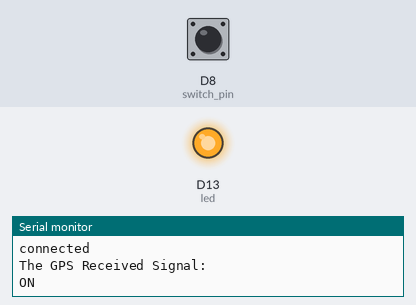
Bench run of a sketch on a simulated Arduino MKR. On the bench: output pins drawn as LEDs (lit = HIGH), the last lines printed to the serial monitor. The test bench sets the inputs (shaded band); at power-on: D8 (switch_pin) HIGH. WiFi joins after 1.5 s; servers stay silent unless stated.

Above: at 2.9 s.
3.0 s: D8 (switch_pin) pulled LOW for 1.3 s
At 4.5 s:
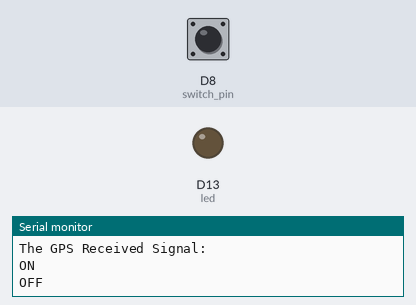
8.2 s: D8 (switch_pin) pulled LOW for 3.2 s
At 12.1 s:
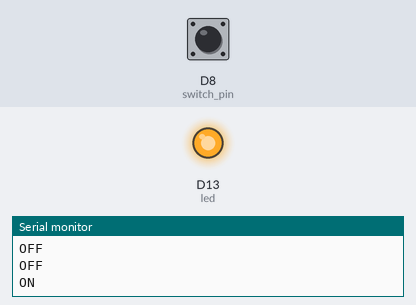
Timing chart, 0 to 13.6 s (numbered marks = the images above; inputs shaded):
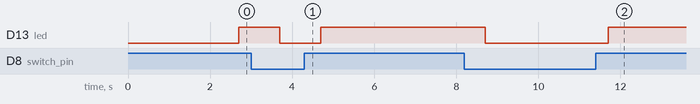

The sketch:

BMEG_357_Data_Tracking_System.ino
```cpp
#include <SPI.h>
#include <WiFiNINA.h>
#include <SoftwareSerial.h>

SoftwareSerial ss(3, 4); //rx,tx

// rocker switch right slot (gold) is VCC; middle slot is PIN 8; left slot is GND
// LED short leg to GND; long leg to PIN 13
int switch_pin = 8;
int led = 13;

char ssid[] = "TELUS965C";          //  your network SSID (name)
char pass[] = "6048732315";         //  your network password

int status = WL_IDLE_STATUS;
IPAddress server(74, 125, 115, 105); // Google

// Initialize the client library
WiFiClient client;

void setup() {
  Serial.begin(9600);
    Serial.println("Attempting to connect to WPA network...");
    Serial.print("SSID: ");
    Serial.println(ssid);

    status = WiFi.begin(ssid, pass);
    if ( status != WL_CONNECTED) {
      Serial.println("Couldn't get a wifi connection");
      // don't do anything else:
      while(true);
    }
    else {
      Serial.println("Connected to wifi");
      Serial.println("\nStarting connection...");
      // if you get a connection, report back via serial:
      if (client.connect(server, 80)) {
        Serial.println("connected");
        // Make a HTTP request:
        client.println("GET /search?q=arduino HTTP/1.0");
        client.println();
      }
    }
  Serial.println("The GPS Received Signal:");
  ss.begin(9600); // connect gps sensor
  pinMode(switch_pin, INPUT_PULLUP);
  pinMode(led, OUTPUT);
}

void loop() {
  delay(1000);
  if (digitalRead(switch_pin) == HIGH) {
    digitalWrite(led, HIGH);
    Serial.println("ON");
     while (ss.available() > 0) {
    // get the byte data from the GPS
    byte gpsData = ss.read();
    Serial.write(gpsData);
  }
  delay(1000);
  }
  if (digitalRead(switch_pin) == LOW) {
    digitalWrite(led, LOW);
    Serial.println("OFF");
  }
}
```

Measured:
- after the input at 3.0 s, D13 (led): HIGH → LOW after 0.70 s, → HIGH 1.0 s later
- after the input at 8.2 s, D13 (led): HIGH → LOW after 0.50 s, → HIGH 3.0 s later
